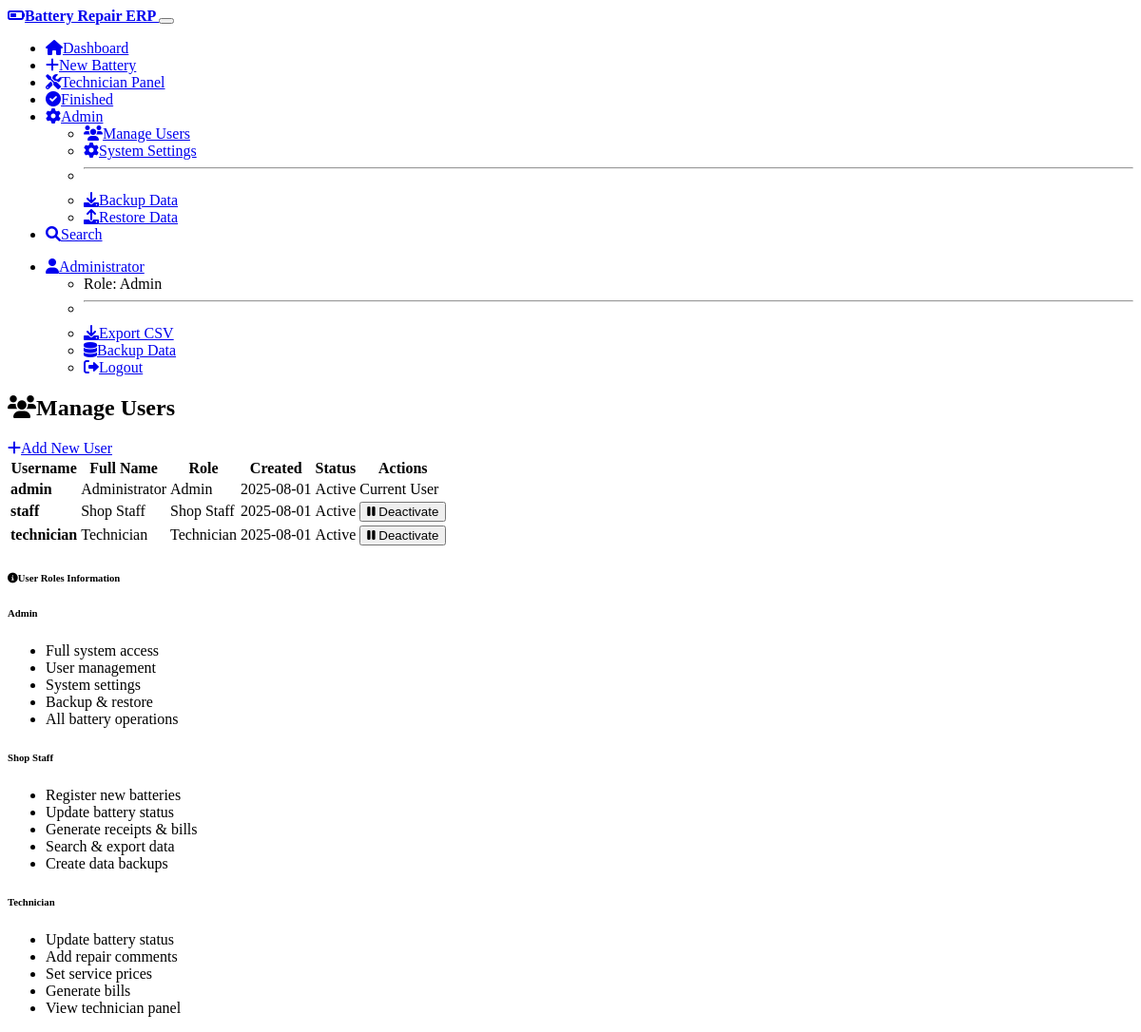
Before: /admin/users (signed in) with the older database file.
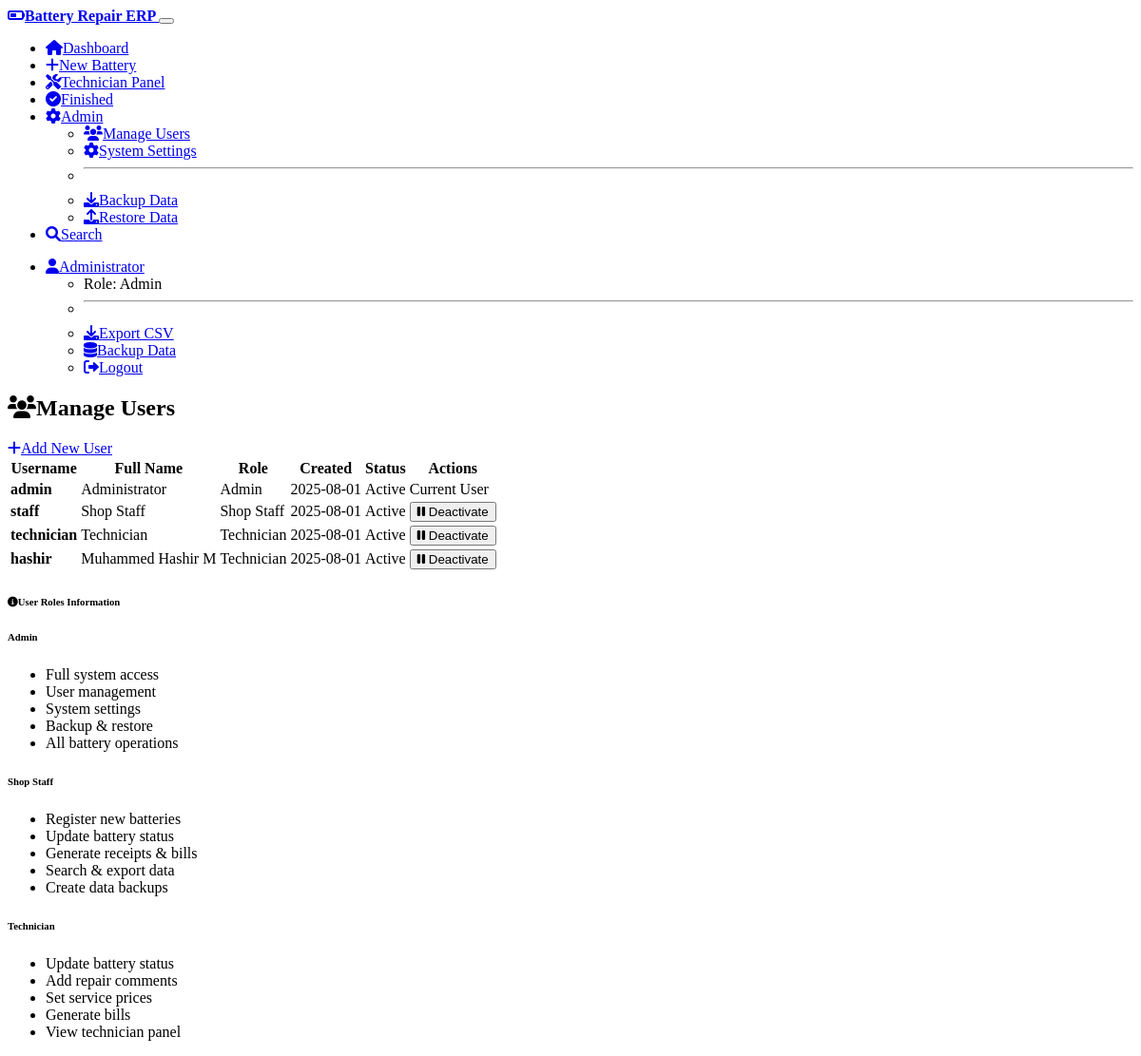
After: the same page with the newer database file.
### models.py (models this page shows)
class User(UserMixin, db.Model):
    id = db.Column(db.Integer, primary_key=True)
    username = db.Column(db.String(64), unique=True, nullable=False)
    password_hash = db.Column(db.String(256), nullable=False)
    role = db.Column(db.String(20), nullable=False)  # 'admin', 'shop_staff', or 'technician'
    full_name = db.Column(db.String(100), nullable=False)
    created_at = db.Column(db.DateTime, default=datetime.utcnow)
    is_active = db.Column(db.Boolean, default=True)

### routes.py (the view)
@main_bp.route('/admin/users')
@login_required
def admin_users():
    if current_user.role != 'admin':
        flash('Access denied. Admin access required.', 'error')
        return redirect(url_for('main.dashboard'))
    users = User.query.all()
    return render_template('admin/users.html', users=users)

### app.py (called while the page is built)
@login_manager.user_loader
def load_user(user_id):
    from models import User
    return User.query.get(int(user_id))

### templates/admin/users.html (shortened to what this page needs)
{% extends "base.html" %}
{% block content %}
<div class="d-flex justify-content-between align-items-center mb-4">
    <h2><i class="fas fa-users me-2"></i>Manage Users</h2>
    <a href="{{ url_for('main.admin_add_user') }}" class="btn btn-primary">
        <i class="fas fa-plus me-1"></i>Add New User
    </a>
</div>
<div class="card">
    <div class="card-body">
        {% if users %}
        <div class="table-responsive">
            <table class="table table-hover">
                <thead>
                    <tr>
                        <th>Username</th>
                        <th>Full Name</th>
                        <th>Role</th>
                        <th>Created</th>
                        <th>Status</th>
                        <th>Actions</th>
                    </tr>
                </thead>
                <tbody>
                    {% for user in users %}
                    <tr class="{{ 'table-secondary' if not user.is_active else '' }}">
                        <td><strong>{{ user.username }}</strong></td>
                        <td>{{ user.full_name }}</td>
                        <td>
                            <span class="badge bg-{{ 'danger' if user.role == 'admin' else 'primary' if user.role == 'shop_staff' else 'warning' }}">
                                {{ user.role.replace('_', ' ').title() }}
                            </span>
                        </td>
                        <td>{{ user.created_at.strftime('%Y-%m-%d') if user.created_at else 'N/A' }}</td>
                        <td>
                            <span class="badge bg-{{ 'success' if user.is_active else 'secondary' }}">
                                {{ 'Active' if user.is_active else 'Inactive' }}
                            </span>
                        </td>
                        <td>
                            {% if user.id != current_user.id %}
                            <form method="POST" action="{{ url_for('main.admin_toggle_user', user_id=user.id) }}" class="d-inline">
                                <button type="submit" class="btn btn-sm btn-{{ 'warning' if user.is_active else 'success' }}">
                                    <i class="fas fa-{{ 'pause' if user.is_active else 'play' }} me-1"></i>
                                    {{ 'Deactivate' if user.is_active else 'Activate' }}
                                </button>
                            </form>
                            {% else %}
                            <span class="text-muted">Current User</span>
                            {% endif %}
                        </td>
                    </tr>
                    {% endfor %}
                </tbody>
            </table>
        </div>
        {% endif %}
    </div>
</div>
<div class="card mt-4">
    <div class="card-header bg-info">
        <h6 class="mb-0"><i class="fas fa-info-circle me-2"></i>User Roles Information</h6>
    </div>
    <div class="card-body">
        <div class="row">
            <div class="col-md-4">
                <h6><span class="badge bg-danger">Admin</span></h6>
                <ul class="small">
                    <li>Full system access</li>
                    <li>User management</li>
                    <li>System settings</li>
                    <li>Backup & restore</li>
                    <li>All battery operations</li>
                </ul>
            </div>
            <div class="col-md-4">
                <h6><span class="badge bg-primary">Shop Staff</span></h6>
                <ul class="small">
                    <li>Register new batteries</li>
                    <li>Update battery status</li>
                    <li>Generate receipts & bills</li>
                    <li>Search & export data</li>
                    <li>Create data backups</li>
                </ul>
            </div>
            <div class="col-md-4">
                <h6><span class="badge bg-warning">Technician</span></h6>
                <ul class="small">
                    <li>Update battery status</li>
                    <li>Add repair comments</li>
                    <li>Set service prices</li>
                    <li>Generate bills</li>
                    <li>View technician panel</li>
                </ul>
            </div>
        </div>
    </div>
</div>
{% endblock %}

### templates/base.html (shortened to what this page needs)
<!DOCTYPE html>
<html lang="en" data-bs-theme="dark">
<head>
    <link href="https://cdn.replit.com/agent/bootstrap-agent-dark-theme.min.css" rel="stylesheet">
    <link href="https://cdnjs.cloudflare.com/ajax/libs/font-awesome/6.0.0/css/all.min.css" rel="stylesheet">
    <link href="{{ url_for('static', filename='print.css') }}" rel="stylesheet" media="print">
</head>
<body>
    <nav class="navbar navbar-expand-lg navbar-dark bg-dark">
        <div class="container">
            <a class="navbar-brand" href="{{ url_for('main.dashboard') }}">
                <i class="fas fa-battery-half me-2"></i>Battery Repair ERP
            </a>
            {% if current_user.is_authenticated %}
            <button class="navbar-toggler" type="button" data-bs-toggle="collapse" data-bs-target="#navbarNav">
            </button>
            <div class="collapse navbar-collapse" id="navbarNav">
                <ul class="navbar-nav me-auto">
                    <li class="nav-item">
                        <a class="nav-link" href="{{ url_for('main.dashboard') }}">
                            <i class="fas fa-home me-1"></i>Dashboard
                        </a>
                    </li>
                    {% if current_user.role in ['shop_staff', 'admin'] %}
                    <li class="nav-item">
                        <a class="nav-link" href="{{ url_for('main.battery_entry') }}">
                            <i class="fas fa-plus me-1"></i>New Battery
                        </a>
                    </li>
                    {% endif %}
                    {% if current_user.role in ['technician', 'shop_staff', 'admin'] %}
                    <li class="nav-item">
                        <a class="nav-link" href="{{ url_for('main.technician_panel') }}">
                            <i class="fas fa-tools me-1"></i>Technician Panel
                        </a>
                    </li>
                    {% endif %}
                    <li class="nav-item">
                        <a class="nav-link" href="{{ url_for('main.finished_batteries') }}">
                            <i class="fas fa-check-circle me-1"></i>Finished
                        </a>
                    </li>
                    {% if current_user.role == 'admin' %}
                    <li class="nav-item dropdown">
                        <a class="nav-link dropdown-toggle" href="#" role="button" data-bs-toggle="dropdown">
                            <i class="fas fa-cog me-1"></i>Admin
                        </a>
                        <ul class="dropdown-menu">
                            <li><a class="dropdown-item" href="{{ url_for('main.admin_users') }}">
                                <i class="fas fa-users me-1"></i>Manage Users
                            </a></li>
                            <li><a class="dropdown-item" href="{{ url_for('main.admin_settings') }}">
                                <i class="fas fa-cog me-1"></i>System Settings
                            </a></li>
                            <li><hr class="dropdown-divider"></li>
                            <li><a class="dropdown-item" href="{{ url_for('main.admin_backup') }}">
                                <i class="fas fa-download me-1"></i>Backup Data
                            </a></li>
                            <li><a class="dropdown-item" href="{{ url_for('main.admin_restore') }}">
                                <i class="fas fa-upload me-1"></i>Restore Data
                            </a></li>
                        </ul>
                    </li>
                    {% endif %}
                    <li class="nav-item">
                        <a class="nav-link" href="{{ url_for('main.search') }}">
                            <i class="fas fa-search me-1"></i>Search
                        </a>
                    </li>
                </ul>
                <ul class="navbar-nav">
                    <li class="nav-item dropdown">
                        <a class="nav-link dropdown-toggle" href="#" role="button" data-bs-toggle="dropdown">
                            <i class="fas fa-user me-1"></i>{{ current_user.full_name }}
                        </a>
                        <ul class="dropdown-menu">
                            <li><span class="dropdown-item-text">Role: {{ current_user.role.replace('_', ' ').title() }}</span></li>
                            <li><hr class="dropdown-divider"></li>
                            <li><a class="dropdown-item" href="{{ url_for('main.export_csv') }}">
                                <i class="fas fa-download me-1"></i>Export CSV
                            </a></li>
                            {% if current_user.role in ['shop_staff', 'admin'] %}
                            <li><a class="dropdown-item" href="{{ url_for('main.staff_backup') }}">
                                <i class="fas fa-database me-1"></i>Backup Data
                            </a></li>
                            {% endif %}
                            <li><a class="dropdown-item" href="{{ url_for('auth.logout') }}">
                                <i class="fas fa-sign-out-alt me-1"></i>Logout
                            </a></li>
                        </ul>
                    </li>
                </ul>
            </div>
            {% endif %}
        </div>
    </nav>
    <main class="container my-4">
        {% block content %}{% endblock %}
    </main>
</body>
</html>

### templates/base.html (style rules this page uses)
.navbar-brand { font-weight: bold; }

Changed rows visible on the page:
added User: username "hashir", full_name "Muhammed Hashir M", role.replace "Technician", created_at "2025-08-01", is_active "Active", is_active "Deactivate"
